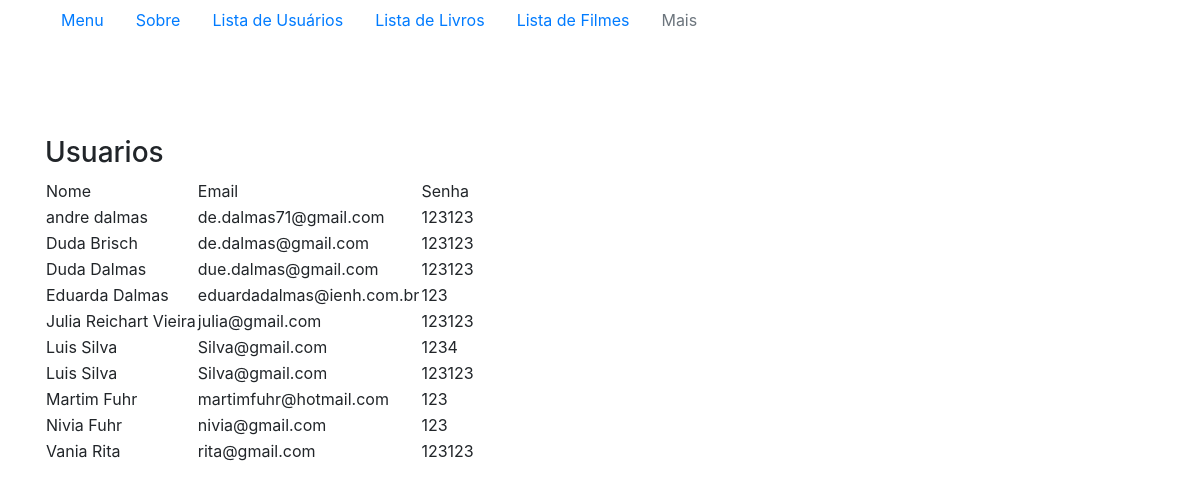
The page /index.php/usuario/lista_usuarios_simples on the database its author committed.
### tables this page shows
CREATE TABLE `usuarios` (
  `id` int(11) NOT NULL,
  `nome` varchar(100) NOT NULL,
  `email` varchar(100) DEFAULT NULL,
  `senha` varchar(300) DEFAULT NULL,
  `aniversario` varchar(50) NOT NULL,
  `cpf` varchar(20) NOT NULL,
  `genero` varchar(20) NOT NULL,
  `estado` varchar(20) NOT NULL,
  `cidade` varchar(20) NOT NULL,
  `criado` timestamp NOT NULL DEFAULT current_timestamp(),
  `alterado` timestamp NOT NULL DEFAULT current_timestamp() ON UPDATE current_timestamp()
);

### application/controllers/Usuario.php (called while the page is built, shortened)
<?php
class Usuario extends CI_Controller {
	public function lista_usuarios_simples()
	{
		$this->load->view('menu');
		$this->load->model('usuario_model');
		$resultado = $this->usuario_model->getUsuarios();
		$dado = array('usuarios'=>$resultado);
		$this->load->view('usuario/lista_simples', $dado);
	}
}

### index.php (called while the page is built, shortened)
<?php
require_once BASEPATH.'core/CodeIgniter.php';

### application/models/Usuario_model.php (called while the page is built, shortened)
<?php
    class usuario_model extends CI_Model {
        public function getUsuarios() {
            $sql = "SELECT * FROM usuarios ORDER BY nome";
            $result = $this->db->query($sql);
            $array_resultado = $result->result_array();
            return $array_resultado;
        }
    }
?>

### application/views/usuario/lista_simples.php (the view, shortened to what this page needs)
<div class="container">
<div class="container">
        <div class="row">
            <h3>Usuarios </h3>
        </div>
    </div>
    <table>
        <tr>
            <td>Nome</td>
            <td>Email</td>
            <td>Senha</td>
        <?php
             foreach ($usuarios as $usuario) {
        ?>
        <tr>
            <td><?php echo $usuario['nome'] ?></td>
            <td><?php echo $usuario['email'] ?></td>
            <td><?php echo $usuario['senha'] ?></td>
        <?php
        }
        ?>
    </table>
    </div>

### rows shown on the page
usuarios: nome "andre dalmas", email "de.dalmas71@gmail.com", senha "123123"
usuarios: nome "Duda Brisch", email "de.dalmas@gmail.com", senha "123123"
usuarios: nome "Duda Dalmas", email "due.dalmas@gmail.com", senha "123123"
usuarios: nome "Eduarda Dalmas", email "eduardadalmas@ienh.com.br", senha "123"
usuarios: nome "Julia Reichart Vieira", email "julia@gmail.com", senha "123123"
usuarios: nome "Luis Silva", email "Silva@gmail.com", senha "1234"
usuarios: nome "Luis Silva", email "Silva@gmail.com", senha "123123"
usuarios: nome "Martim Fuhr", email "martimfuhr@hotmail.com", senha "123"
usuarios: nome "Nivia Fuhr", email "nivia@gmail.com", senha "123"
usuarios: nome "Vania Rita", email "rita@gmail.com", senha "123123"
